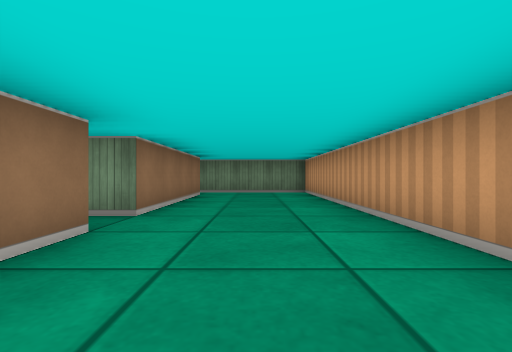
[1] (above)

24 first-person views from a walk through a cub3D maze. The camera is about half as high as the walls, looks level and sees 85° across. The floor is counted in squares. Each view is taken from the middle of a square. On the plan, view 1 faces up. The plan holds only what a view shows up to about 9 squares ahead; the rest is blank.

[2]
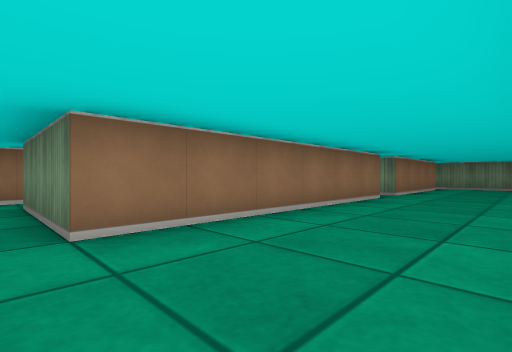

[3]
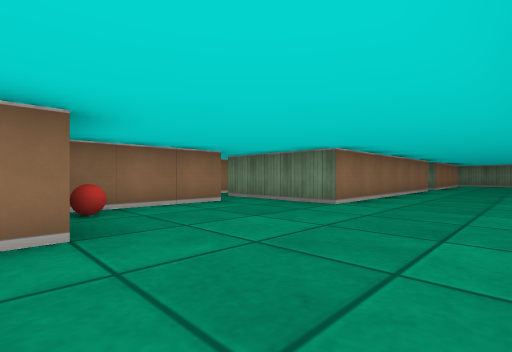

[4]
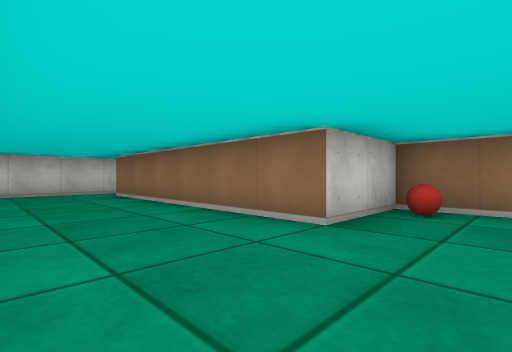

[5]
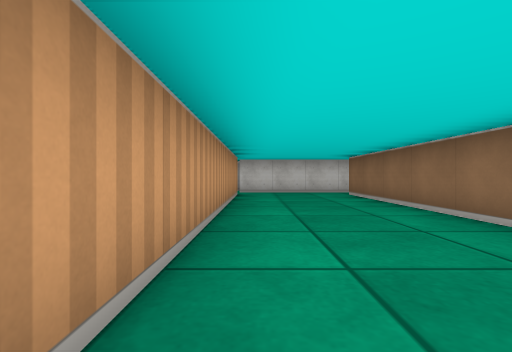

[6]
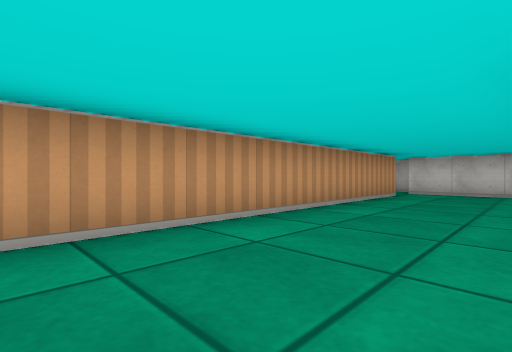

[7]
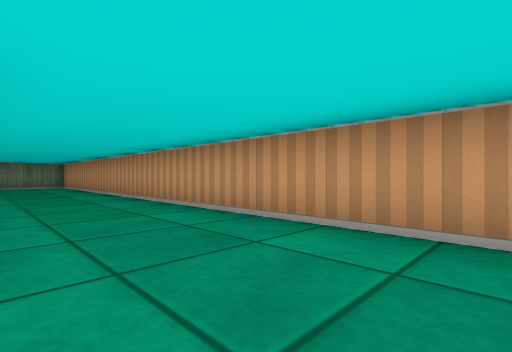

[8]
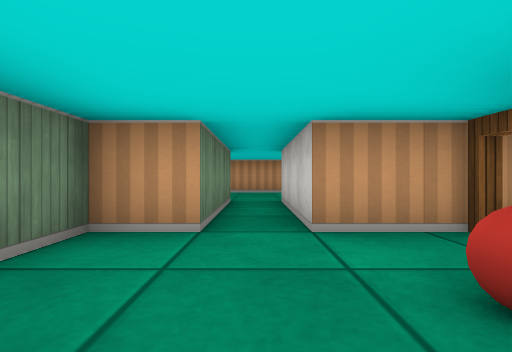

[9]
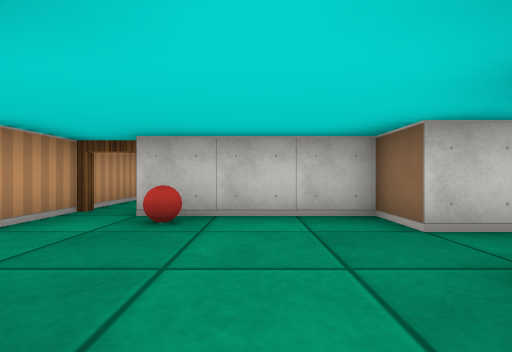

[10]
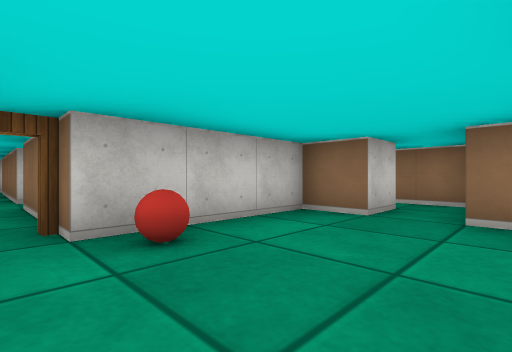

[11]
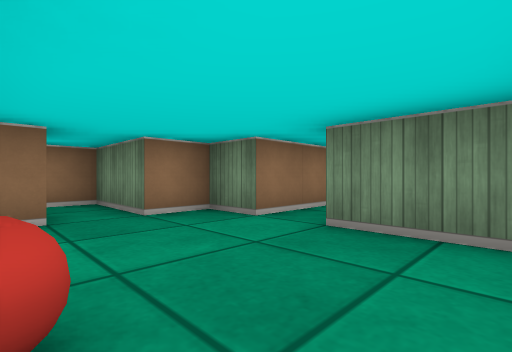

[12]
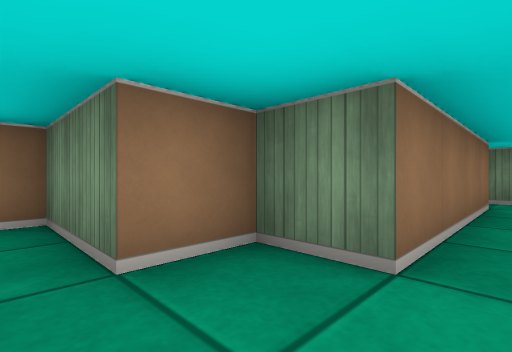

[13]
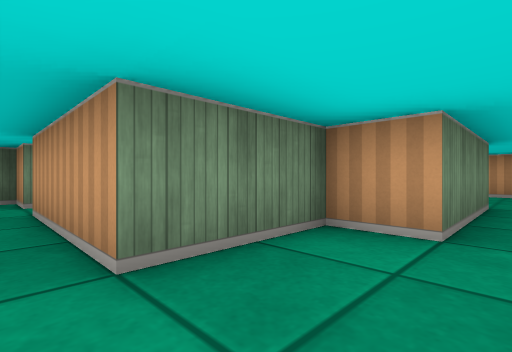

[14]
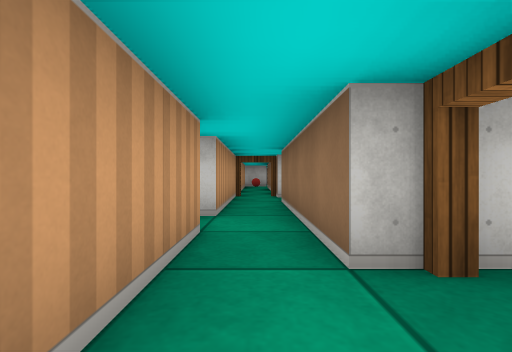

[15]
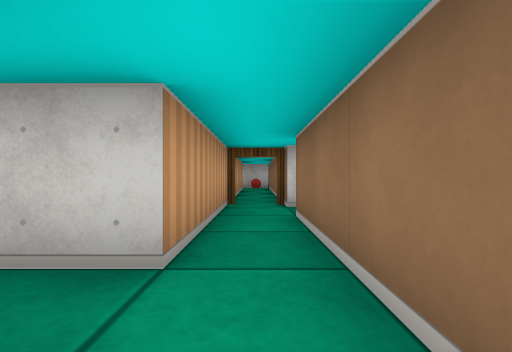

[16]
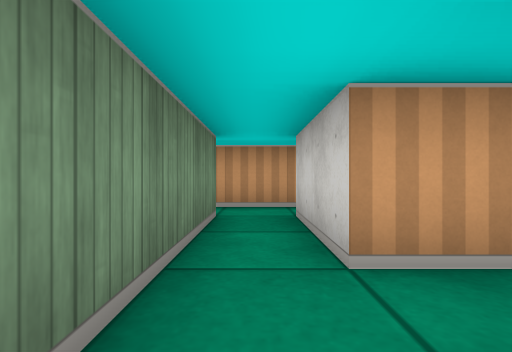

[17]
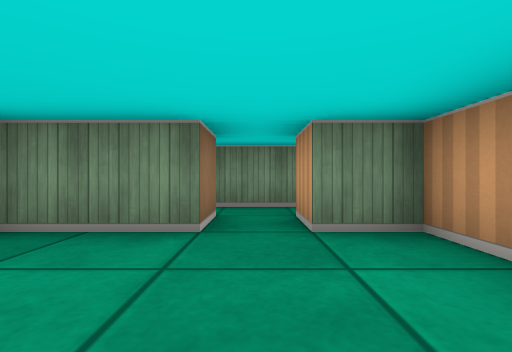

[18]
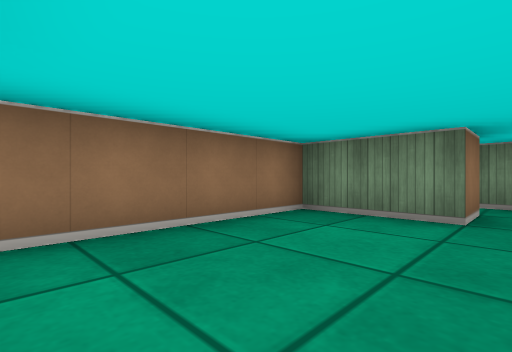

[19]
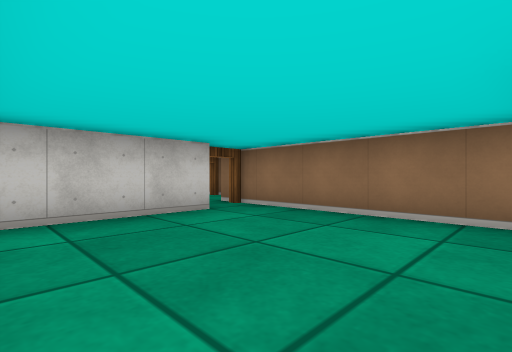

[20]
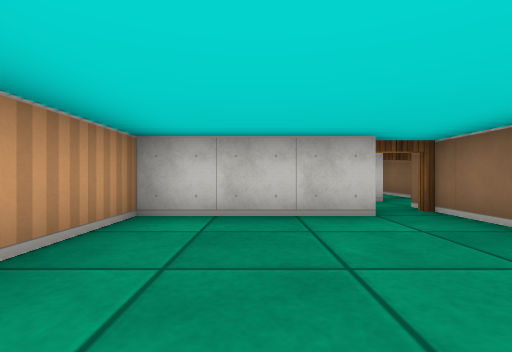

[21]
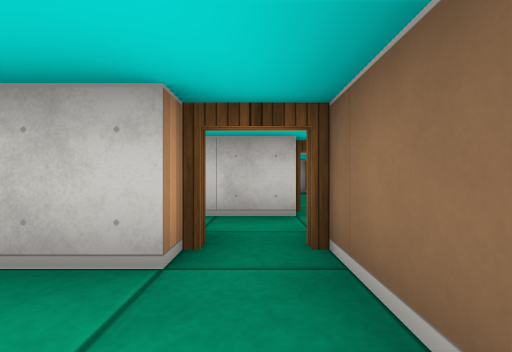

[22]
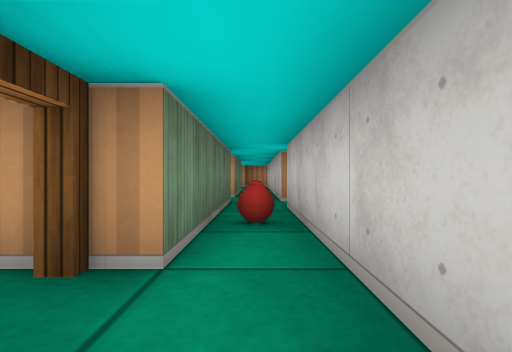

[23]
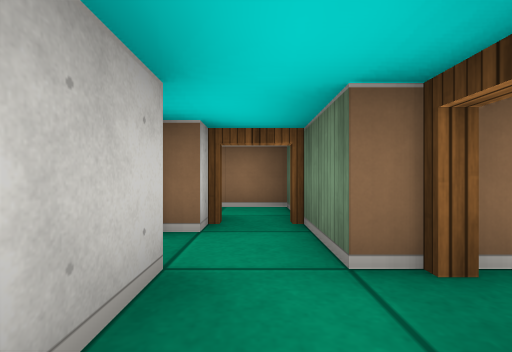

[24]
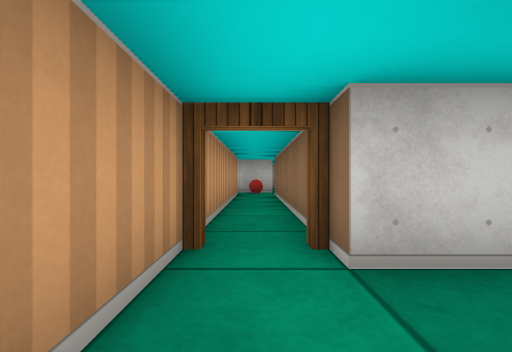

### Floor plan
Key: @ floor where view 1 was taken; # wall or solid block; . floor; D open door; B ball; O other object.
Columns run from 14 left of view 1 to 2 right of it. Each row starts with its distance up from view 1.
 10       ###
  9       ..#   #####
  8       #..    ...#
  7       #.#   #...#
  6       #.#   #...#
  5      ##.#####...#
  4    ###....###...#
  3    #............#
  2    #.#..B.###...#
  1      ####D###...#
  0         #.###.@.#
 -1         #.###...#
 -2         D.###...#
 -3         #.###...#
 -4         #.......#
 -5         #.#.....#
 -6      ####.#.....#
 -7      .....#B....#
 -8    ###.##D###...#
 -9    #....#.###...#
-10    #....#.###...#
-11    #....#.###...#
-12    #....#.###...#
-13 ####D####.###...#
-14 #.D...BOOB  .....
-15 # #D############.
-16   #.           ##
-17   #.
-18   #.
-19   #
-20   ##

Positions as (right, up) in squares from view 1, and headings:
1: (0, 0), facing up
2: (1, -4), facing up-left
3: (1, -8), facing up-left
4: (1, -6), facing down-left
5: (1, -6), facing down
6: (-1, -6), facing down-right
7: (-1, -5), facing up-right
8: (-7, 3), facing right
9: (-7, 5), facing down
10: (-5, 4), facing down-left
11: (-5, 2), facing up-left
12: (-7, 3), facing up-left
13: (-7, 3), facing up-right
14: (-5, -1), facing down
15: (-5, -3), facing down
16: (-9, -7), facing right
17: (-8, -11), facing up
18: (-8, -12), facing up-left
19: (-7, -9), facing down-left
20: (-8, -9), facing down
21: (-10, -11), facing down
22: (-11, -14), facing right
23: (-9, -14), facing left
24: (-5, -6), facing down
